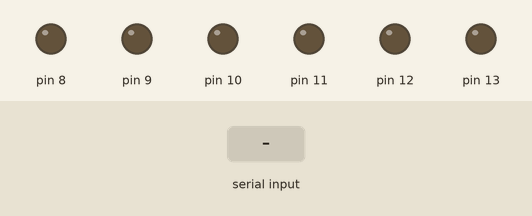
Recording of a sketch running on a simulated Arduino Uno, built with avr-gcc and run on an emulated ATmega328P. Parts: output pins drawn as LEDs (lit = HIGH). Inputs (shaded band) come from the test bench.

Above: at 1.2 s.
1.3 s: "1" received over Serial
At 2.5 s:
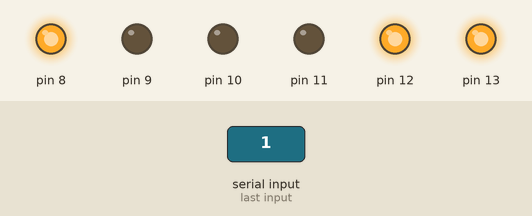
2.8 s: "0" received over Serial
At 3.9 s:
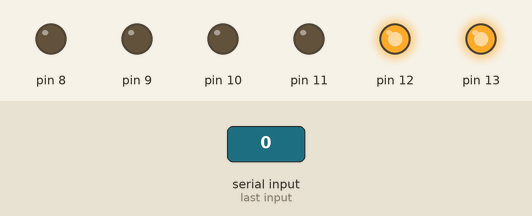
4.3 s: "2" received over Serial
At 5.0 s:
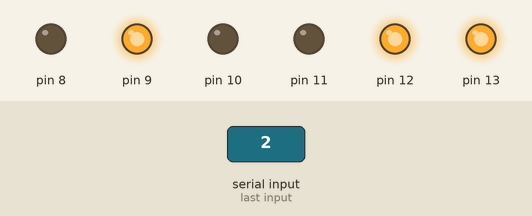
Timing chart, 0 to 7.3 s (numbered marks = the images above; inputs shaded):
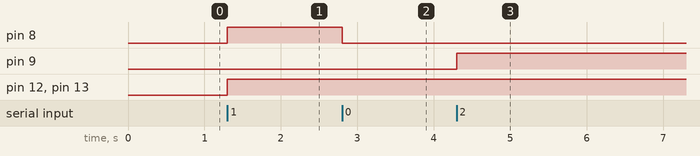

Measured:
- after the input at 1.3 s, pin 8, pin 12, pin 13: LOW → HIGH at once
- after the input at 2.8 s, pin 8: HIGH → LOW at once
- after the input at 4.3 s, pin 9: LOW → HIGH at once

The sketch:

io_pc.ino
```cpp
/*
 * IO
 * Created: 6/02/2021
 *  Author: moty22.co.uk
*/

unsigned char inByte=0, outByte=0;         //

// the setup function runs once when you press reset or power the board
void setup() {
    // initialize serial communication at 9600 bits per second:
  Serial.begin(9600);
    // initialize outputs 8-13 inputs 2-7 analogue A0-A3
  pinMode(8, OUTPUT);
  pinMode(9, OUTPUT);
  pinMode(10, OUTPUT);
  pinMode(11, OUTPUT);
  pinMode(12, OUTPUT);
  pinMode(13, OUTPUT);
  //comment next 6 lines if no pullup needed
  pinMode(2, INPUT_PULLUP);
  pinMode(3, INPUT_PULLUP);
  pinMode(4, INPUT_PULLUP);
  pinMode(6, INPUT_PULLUP);
  pinMode(5, INPUT_PULLUP);
  pinMode(7, INPUT_PULLUP);

}

// the loop function runs over and over again forever
void loop() {
  unsigned char i;

   if (Serial.available() > 0) {
          // read the incoming byte:
      inByte = Serial.read();

      if(inByte < 127)
      {
        PORTB = inByte; //update digital outputs 8-13
      }
      if(inByte == 128) // request for update
      {
        Serial.write(lowByte(analogRead(A0)));  //send low byte of 10 bits analogue read
        Serial.write(highByte(analogRead(A0))); //send high byte of 10 bits analogue read
        Serial.write(lowByte(analogRead(A1)));
        Serial.write(highByte(analogRead(A1)));
        Serial.write(lowByte(analogRead(A2)));
        Serial.write(highByte(analogRead(A2)));
        Serial.write(lowByte(analogRead(A3)));
        Serial.write(highByte(analogRead(A3)));
          //read the 6 digital inputs 2-7 and put them in a byte
        for(i=0;i<6;i++){
        bitWrite(outByte, i, digitalRead(i+2));
        }
        Serial.write(outByte);
     }
   }
}
```
